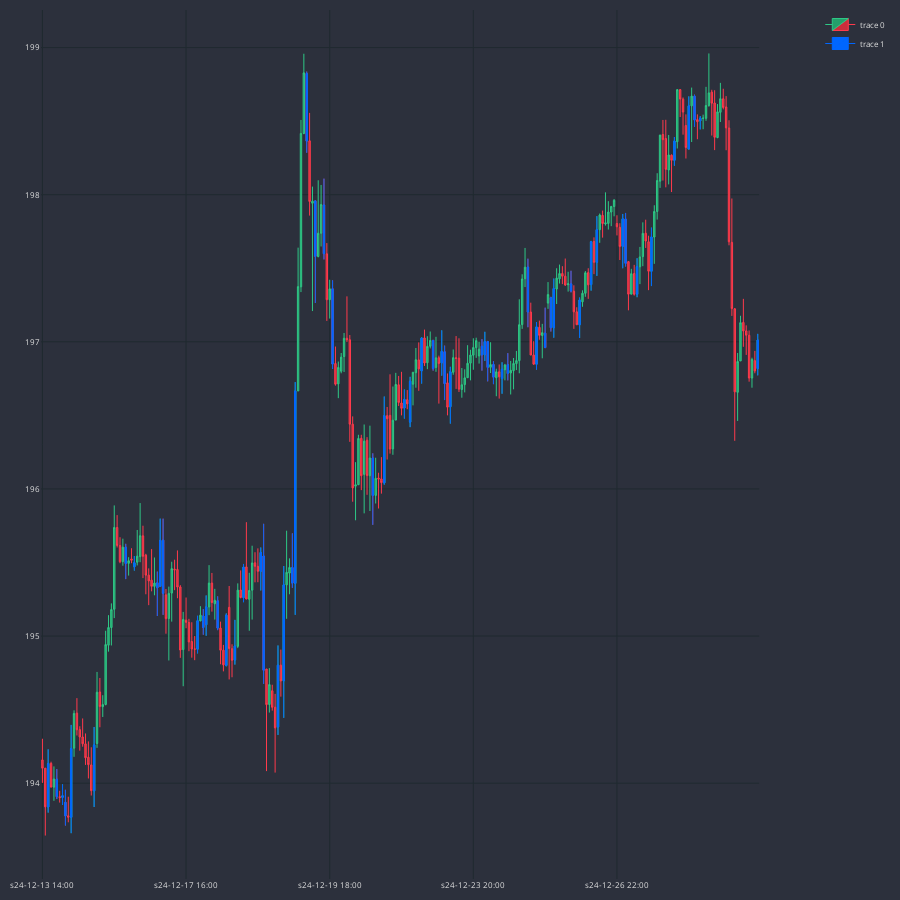

This figure's notebook cell:
### Code cell
MARKER = "#0066FF"
dfp = df_an.iloc[-250:]
cp = CandlePlot(dfp, candles=True)
df_temp = cp.df_plot[cp.df_plot.ENGULFING==True]
cp.fig.add_trace(go.Candlestick(
                x = df_temp.sTime,
                open = df_temp.mid_o,
                high= df_temp.mid_h,
                low = df_temp.mid_l,
                close = df_temp.mid_c,
                line=dict(width=1), opacity=1,
                increasing_fillcolor = MARKER,
                decreasing_fillcolor = MARKER,
                increasing_line_color = MARKER,
                decreasing_line_color = MARKER
            ))
cp.show_plot()
